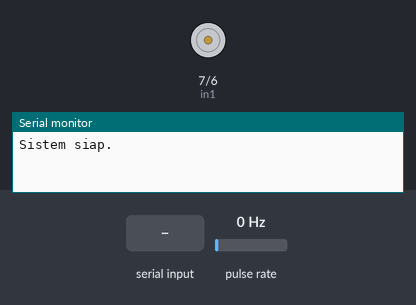
The sketch below on a simulated Arduino Uno, built with avr-gcc and run on an emulated ATmega328P. On the bench: motor-driver pin pairs drawn as motors (green arrow = first pin HIGH = forward, orange = second pin HIGH = backward, longer = more drive, scaled by the enable pin), the last lines printed to the serial monitor. Wiring (inferred from the names in the program): pulse sensor: data pin 2. Inputs (shaded band) come from the test bench; at power-on: pulse rate 0 Hz.

Above: at 1.2 s.
1.3 s: "F90\n" received over Serial
At 2.0 s:
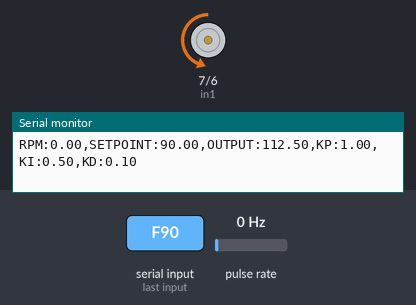
4.3 s: "R90\n" received over Serial
7.3 s: "KI\n" received over Serial
At 7.9 s:
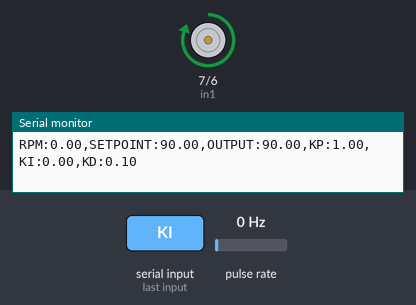
8.8 s: pulse rate (sensor on pin 2) set to 100 Hz
At 9.74 s:
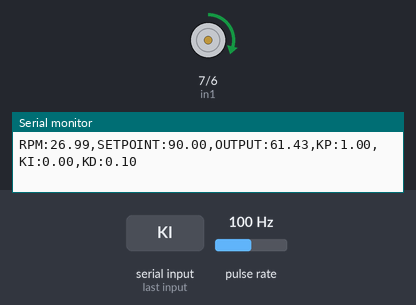
11.8 s: "KP\n" received over Serial
13.3 s: pulse rate (sensor on pin 2) set to 4 Hz
Timing chart, 0 to 16.3 s (numbered marks = the images above; inputs shaded):
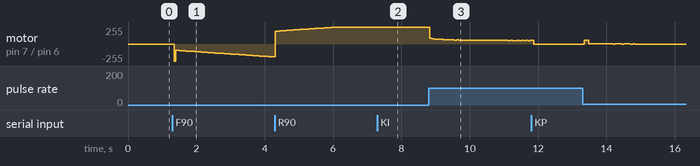

The sketch:

ProgramArduino.ino
```cpp
// Pin untuk motor dan encoder
const int enA = 5;
const int in1 = 7;
const int in2 = 6;
const int encoderPin = 2;

// Konstanta
const int PPR = 11; // Pulsa per rotasi encoder
const unsigned long interval = 50; // Interval untuk menghitung RPM

// Variabel global
volatile int pulseCount = 0;
unsigned long previousMillis = 0;
double rpm = 0;
bool motorRunning = false;
bool dataSending = false; // Hanya kirim data jika "START" diterima
double setpoint = 0;
double input = 0;
double output = 0;

// Parameter PID
double kp = 1.0, ki = 0.5, kd = 0.1;
double previousError = 0;
double integral = 0;

void setup() {
  pinMode(enA, OUTPUT);
  pinMode(in1, OUTPUT);
  pinMode(in2, OUTPUT);
  pinMode(encoderPin, INPUT);
  attachInterrupt(digitalPinToInterrupt(encoderPin), countPulse, RISING);

  Serial.begin(9600);
  Serial.println("Sistem siap.");
}

void countPulse() {
  pulseCount++;
}

void loop() {
  // Periksa input serial
  if (Serial.available() > 0) {
    String inputStr = Serial.readStringUntil('\n');
    processInput(inputStr);
  }

  // Hitung RPM
  unsigned long currentMillis = millis();
  if (currentMillis - previousMillis >= interval) {
    previousMillis = currentMillis;

    float alpha = 0.1; // Koefisien filter (0 < alpha < 1, lebih kecil berarti lebih halus)
    rpm = alpha * ((pulseCount / (double)PPR) / 9.6) * 600.0 + (1 - alpha) * rpm;
    pulseCount = 0;

    // Hitung PID manual
    input = rpm;
    double error = setpoint - input;
    integral += error * (interval / 1000.0); // Integrasi
    double derivative = (error - previousError) / (interval / 1000.0); // Turunan
    output = (kp * error) + (ki * integral) + (kd * derivative);
    previousError = error;

    // Batasi output agar berada di antara 0 dan 255
    if (output > 255) output = 255;
    if (output < 0) output = 0;

    if (motorRunning) {
      analogWrite(enA, output);
    }

    // Kirim data jika "START"
    if (dataSending) {
      Serial.print("RPM:"); Serial.print(rpm);
      Serial.print(",SETPOINT:"); Serial.print(setpoint);
      Serial.print(",OUTPUT:"); Serial.print(output);
      Serial.print(",KP:"); Serial.print(kp);
      Serial.print(",KI:"); Serial.print(ki);
      Serial.print(",KD:"); Serial.println(kd);
    }
  }
}

void processInput(String input) {
  input.trim();
  input.toUpperCase();

  if (input.startsWith("F")) { // Arah searah jarum jam (Clockwise)
    setpoint = input.substring(1).toFloat();
    if (setpoint >= 0) {
      motorRunning = true;
      dataSending = true; // Mulai kirim data
      digitalWrite(in1, LOW);
      digitalWrite(in2, HIGH);
      Serial.print("Motor bergerak searah jarum jam dengan setpoint: ");
      Serial.println(setpoint);
    }
  } else if (input.startsWith("R")) { // Arah berlawanan jarum jam (Counter Clockwise)
    setpoint = input.substring(1).toFloat();
    if (setpoint >= 0) {
      motorRunning = true;
      dataSending = true; // Mulai kirim data
      digitalWrite(in1, HIGH);
      digitalWrite(in2, LOW);
      Serial.print("Motor bergerak berlawanan jarum jam dengan setpoint: ");
      Serial.println(setpoint);
    }
  } else if (input.startsWith("KP")) {
    kp = input.substring(2).toFloat();
    Serial.print("KP diperbarui menjadi: ");
    Serial.println(kp);
  } else if (input.startsWith("KI")) {
    ki = input.substring(2).toFloat();
    Serial.print("KI diperbarui menjadi: ");
    Serial.println(ki);
  } else if (input.startsWith("KD")) {
    kd = input.substring(2).toFloat();
    Serial.print("KD diperbarui menjadi: ");
    Serial.println(kd);
  } else if (input == "STOP") { // Perintah berhenti
    analogWrite(enA, 0);
    motorRunning = false;
    dataSending = false; // Hentikan pengiriman data
    digitalWrite(in1, LOW);
    digitalWrite(in2, LOW);
    Serial.println("Motor berhenti.");
  } else if (input == "START") {
    motorRunning = true;
    dataSending = true; // Mulai pengiriman data
    Serial.println("Motor mulai.");
  } else {
    Serial.println("Perintah tidak dikenali.");
  }
}
```

Measured:
- after the input at 7.3 s, motor on pin 7 (in1) / pin 6 (in2): forward 255/255 → forward 254/255 after 0.05 s
